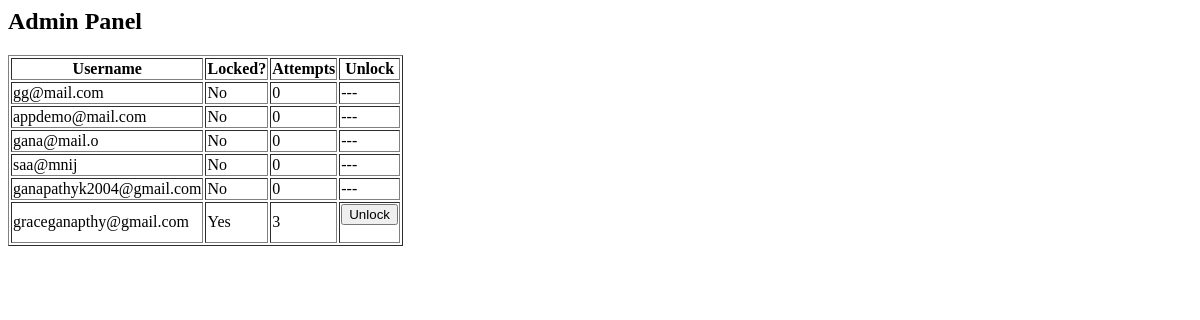
/admin, run on an earlier commit of the app's database.
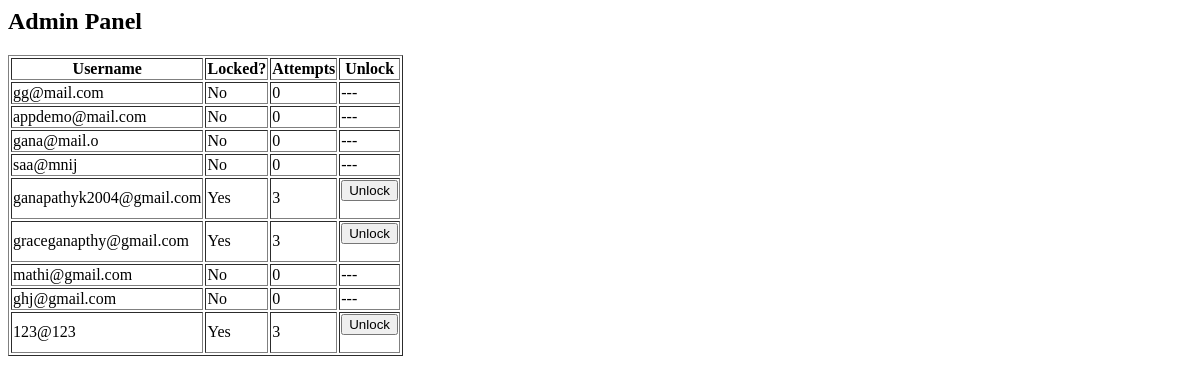
And on a later commit of the database.
### tables this page shows
CREATE TABLE users (
    username TEXT PRIMARY KEY,
    password_hash TEXT NOT NULL,
    failed_attempts INTEGER DEFAULT 0,
    last_failed_login TEXT,
    is_locked INTEGER DEFAULT 0
);

### app.py (the view)
@app.route('/admin', methods=['GET', 'POST'])
def admin():
    con = sqlite3.connect('users.db')
    con.row_factory = sqlite3.Row
    cur = con.cursor()
    if request.method == 'POST':
        username = request.form['username']
        reset_login_attempts(username)
    cur.execute("SELECT username, is_locked, failed_attempts FROM users")
    users = cur.fetchall()
    con.close()
    return render_template('admin.html', users=users)

### templates/admin.html (shortened to what this page needs)
<h2>Admin Panel</h2>
<table border="1">
  <tr><th>Username</th><th>Locked?</th><th>Attempts</th><th>Unlock</th></tr>
  {% for user in users %}
  <tr>
    <td>{{ user.username }}</td>
    <td>{{ 'Yes' if user.is_locked else 'No' }}</td>
    <td>{{ user.failed_attempts }}</td>
    <td>
      {% if user.is_locked %}
      <form method="post">
        <button type="submit">Unlock</button>
      </form>
      {% else %}
      ---
      {% endif %}
    </td>
  </tr>
  {% endfor %}
</table>

What changed in the data, as far as the page shows it:
changed users "ganapathyk2004@gmail.com": is_locked "No" → "Yes"; failed_attempts "0" → "3"; is_locked "---" → "Unlock"
added users: username "mathi@gmail.com", is_locked "No", failed_attempts "0"
added users: username "ghj@gmail.com", is_locked "No", failed_attempts "0"
added users: username "123@123", is_locked "Yes", failed_attempts "3"
